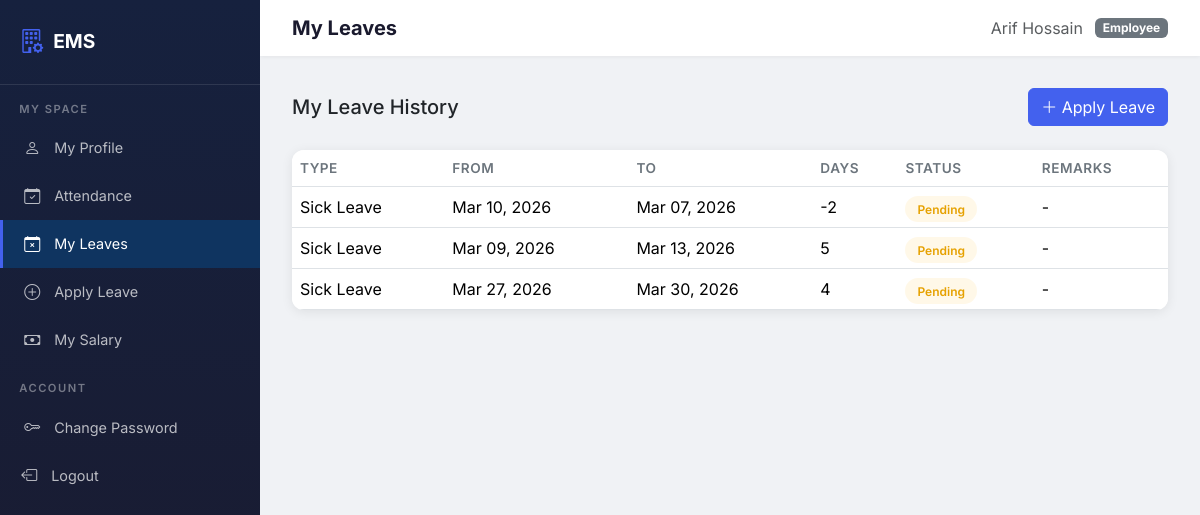
Page /leaves/my-leaves/ (signed in) on the committed database.
### leaves/models.py (models this page shows, shortened)
class Leave(models.Model):
    LEAVE_TYPE_CHOICES = [
        ('sick', 'Sick Leave'),
        ('casual', 'Casual Leave'),
        ('annual', 'Annual Leave'),
    ]
    STATUS_CHOICES = [
        ('pending', 'Pending'),
        ('approved', 'Approved'),
        ('rejected', 'Rejected'),
    ]
    employee = models.ForeignKey(
        Employee, on_delete=models.CASCADE, related_name='leaves'
    )
    leave_type = models.CharField(max_length=10, choices=LEAVE_TYPE_CHOICES)
    start_date = models.DateField()
    end_date = models.DateField()
    reason = models.TextField()
    status = models.CharField(max_length=10, choices=STATUS_CHOICES, default='pending')
    admin_remarks = models.TextField(blank=True)
    applied_on = models.DateTimeField(auto_now_add=True)
    class Meta:
        ordering = ['-applied_on']
    @property
    def duration(self):
        return (self.end_date - self.start_date).days + 1

### leaves/views.py (the view)
# urls.py: path('my-leaves/', views.my_leaves, name='my_leaves'),
@login_required
def my_leaves(request):
    queryset = Leave.objects.filter(employee__user=request.user).order_by('-applied_on')
    paginator = Paginator(queryset, 10)
    page_number = request.GET.get('page')
    page_obj = paginator.get_page(page_number)
    return render(request, 'leaves/my_leaves.html', {
        'leaves': page_obj,
        'page_obj': page_obj,
        'is_paginated': page_obj.has_other_pages(),
    })

### templates/leaves/my_leaves.html (shortened to what this page needs)
{% extends 'base.html' %}
{% block page_title %}My Leaves{% endblock %}
{% block content %}
<div class="d-flex justify-content-between align-items-center mb-4">
    <h5 class="mb-0">My Leave History</h5>
    <a href="{% url 'leaves:apply' %}" class="btn btn-primary"><i class="bi bi-plus-lg"></i> Apply Leave</a>
</div>
<div class="table-card">
    <div class="table-responsive">
        <table class="table table-hover mb-0">
            <thead>
                <tr>
                    <th>Type</th>
                    <th>From</th>
                    <th>To</th>
                    <th>Days</th>
                    <th>Status</th>
                    <th>Remarks</th>
                </tr>
            </thead>
            <tbody>
                {% for leave in leaves %}
                <tr>
                    <td>{{ leave.get_leave_type_display }}</td>
                    <td>{{ leave.start_date|date:"M d, Y" }}</td>
                    <td>{{ leave.end_date|date:"M d, Y" }}</td>
                    <td>{{ leave.duration }}</td>
                    <td><span class="badge-status badge-{{ leave.status }}">{{ leave.get_status_display }}</span></td>
                    <td>{{ leave.admin_remarks|default:"-" }}</td>
                </tr>
                {% empty %}
                <tr>
                    <td colspan="6" class="text-center text-muted py-4">No leave records yet.</td>
                </tr>
                {% endfor %}
            </tbody>
        </table>
    </div>
</div>
{% endblock %}

### templates/base.html (shortened to what this page needs)
{% load static %}
<!DOCTYPE html>
<html lang="en">
<head>
    <link href="https://cdn.jsdelivr.net/npm/bootstrap@5.3.2/dist/css/bootstrap.min.css" rel="stylesheet">
    <link href="https://cdn.jsdelivr.net/npm/bootstrap-icons@1.11.2/font/bootstrap-icons.min.css" rel="stylesheet">
    <link rel="stylesheet" href="{% static 'css/style.css' %}">
</head>
<body>
    {% if user.is_authenticated %}
    <nav class="sidebar">
        <div class="brand">
            <i class="bi bi-building-gear"></i>
            <h4>EMS</h4>
        </div>
        {% if user.is_staff %}
        <div class="nav-section">Main</div>
        <a href="{% url 'dashboard:home' %}"
            class="nav-link {% if request.resolver_match.app_name == 'dashboard' %}active{% endif %}">
            <i class="bi bi-speedometer2"></i> Dashboard
        </a>
        <div class="nav-section">Management</div>
        <a href="{% url 'employees:list' %}"
            class="nav-link {% if request.resolver_match.app_name == 'employees' and 'my_' not in request.resolver_match.url_name %}active{% endif %}">
            <i class="bi bi-people"></i> Employees
        </a>
        <a href="{% url 'departments:list' %}"
            class="nav-link {% if request.resolver_match.app_name == 'departments' %}active{% endif %}">
            <i class="bi bi-diagram-3"></i> Departments
        </a>
        <a href="{% url 'employees:salary_list' %}"
            class="nav-link {% if 'salary' in request.resolver_match.url_name %}active{% endif %}">
            <i class="bi bi-cash-stack"></i> Salary
        </a>
        <div class="nav-section">Tracking</div>
        <a href="{% url 'attendance:admin_attendance' %}"
            class="nav-link {% if request.resolver_match.app_name == 'attendance' %}active{% endif %}">
            <i class="bi bi-calendar-check"></i> Attendance
        </a>
        <a href="{% url 'leaves:admin_list' %}"
            class="nav-link {% if request.resolver_match.app_name == 'leaves' %}active{% endif %}">
            <i class="bi bi-calendar-x"></i> Leaves
        </a>
        {% else %}
        <div class="nav-section">My Space</div>
        <a href="{% url 'employees:my_profile' %}"
            class="nav-link {% if request.resolver_match.url_name == 'my_profile' %}active{% endif %}">
            <i class="bi bi-person"></i> My Profile
        </a>
        <a href="{% url 'attendance:my_attendance' %}"
            class="nav-link {% if request.resolver_match.app_name == 'attendance' %}active{% endif %}">
            <i class="bi bi-calendar-check"></i> Attendance
        </a>
        <a href="{% url 'leaves:my_leaves' %}"
            class="nav-link {% if request.resolver_match.url_name == 'my_leaves' %}active{% endif %}">
            <i class="bi bi-calendar-x"></i> My Leaves
        </a>
        <a href="{% url 'leaves:apply' %}"
            class="nav-link {% if request.resolver_match.url_name == 'apply' %}active{% endif %}">
            <i class="bi bi-plus-circle"></i> Apply Leave
        </a>
        <a href="{% url 'employees:my_salary' %}"
            class="nav-link {% if request.resolver_match.url_name == 'my_salary' %}active{% endif %}">
            <i class="bi bi-cash"></i> My Salary
        </a>
        {% endif %}
        <div class="nav-section">Account</div>
        <a href="{% url 'accounts:password_change' %}" class="nav-link">
            <i class="bi bi-key"></i> Change Password
        </a>
        <form method="post" action="{% url 'accounts:logout' %}" class="m-0 p-0">
            <button type="submit" class="nav-link w-100 text-start border-0 bg-transparent" style="cursor:pointer;">
                <i class="bi bi-box-arrow-left"></i> Logout
            </button>
        </form>
    </nav>
    <div class="main-content">
        <div class="topbar">
            <h5 class="page-title">{% block page_title %}Dashboard{% endblock %}</h5>
            <div class="user-info">
                <span class="text-muted">{{ user.get_full_name|default:user.username }}</span>
                <span class="badge bg-{% if user.is_staff %}primary{% else %}secondary{% endif %}">
                    {% if user.is_staff %}Admin{% else %}Employee{% endif %}
                </span>
            </div>
        </div>
        <div class="content-wrapper">
            {% block content %}{% endblock %}
        </div>
    </div>
    {% else %}
    {% block login_content %}{% endblock %}
    {% endif %}
</body>
</html>

### static/css/style.css (style rules this page uses)
:root { --primary: #4361ee; --primary-dark: #3a56d4; --secondary: #7209b7; --success: #06d6a0; --warning: #ffd166; --danger: #ef476f; --dark: #1a1a2e; --sidebar-bg: #16213e; --sidebar-hover: #0f3460; --body-bg: #f0f2f5; --card-shadow: 0 2px 12px rgba(0, 0, 0, 0.08); }
body { background-color: var(--body-bg); font-family: 'Inter', 'Segoe UI', sans-serif; min-height: 100vh; }
.sidebar { background: linear-gradient(180deg, var(--sidebar-bg) 0%, var(--dark) 100%); min-height: 100vh; width: 260px; position: fixed; top: 0; left: 0; z-index: 1000; padding-top: 0; transition: all 0.3s ease; overflow-y: auto; }
.sidebar .brand { padding: 1.5rem 1.2rem; border-bottom: 1px solid rgba(255, 255, 255, 0.1); display: flex; align-items: center; gap: 10px; }
.sidebar .brand h4 { color: #fff; margin: 0; font-weight: 700; font-size: 1.2rem; }
.sidebar .brand i { font-size: 1.5rem; color: var(--primary); }
.sidebar .nav-link { color: rgba(255, 255, 255, 0.7); padding: 0.75rem 1.2rem; display: flex; align-items: center; gap: 12px; font-size: 0.9rem; border-left: 3px solid transparent; transition: all 0.2s ease; }
.sidebar .nav-link:hover, .sidebar .nav-link.active { color: #fff; background: var(--sidebar-hover); border-left-color: var(--primary); }
.sidebar .nav-link i { width: 20px; text-align: center; font-size: 1rem; }
.sidebar .nav-section { color: rgba(255, 255, 255, 0.4); padding: 1rem 1.2rem 0.4rem; font-size: 0.7rem; text-transform: uppercase; letter-spacing: 1.5px; font-weight: 600; }
.main-content { margin-left: 260px; min-height: 100vh; }
.topbar { background: #fff; padding: 1rem 2rem; box-shadow: 0 1px 4px rgba(0, 0, 0, 0.06); display: flex; justify-content: space-between; align-items: center; position: sticky; top: 0; z-index: 999; }
.topbar .page-title { font-weight: 700; font-size: 1.25rem; color: var(--dark); margin: 0; }
.topbar .user-info { display: flex; align-items: center; gap: 12px; }
.content-wrapper { padding: 2rem; }
.table-card { background: #fff; border-radius: 12px; box-shadow: var(--card-shadow); overflow: hidden; }
.table-card table { margin-bottom: 0; }
.table-card th { font-weight: 600; font-size: 0.85rem; text-transform: uppercase; letter-spacing: 0.5px; color: #6c757d; border-top: none; }
.badge-status { padding: 0.35rem 0.75rem; border-radius: 20px; font-size: 0.75rem; font-weight: 600; }
.badge-pending { background: rgba(255, 209, 102, 0.15); color: #e6a100; }
.btn-primary { background: var(--primary); border-color: var(--primary); }

### rows in the picture
Leave: leave_type "Sick Leave", start_date "Mar 10, 2026", end_date "Mar 07, 2026", duration "-2", status "Pending", admin_remarks "-"
Leave: leave_type "Sick Leave", start_date "Mar 09, 2026", end_date "Mar 13, 2026", duration "5", status "Pending", admin_remarks "-"
Leave: leave_type "Sick Leave", start_date "Mar 27, 2026", end_date "Mar 30, 2026", duration "4", status "Pending", admin_remarks "-"

### other values in the picture
{{ user.get_full_name|default:user.username }} "Arif Hossain"
